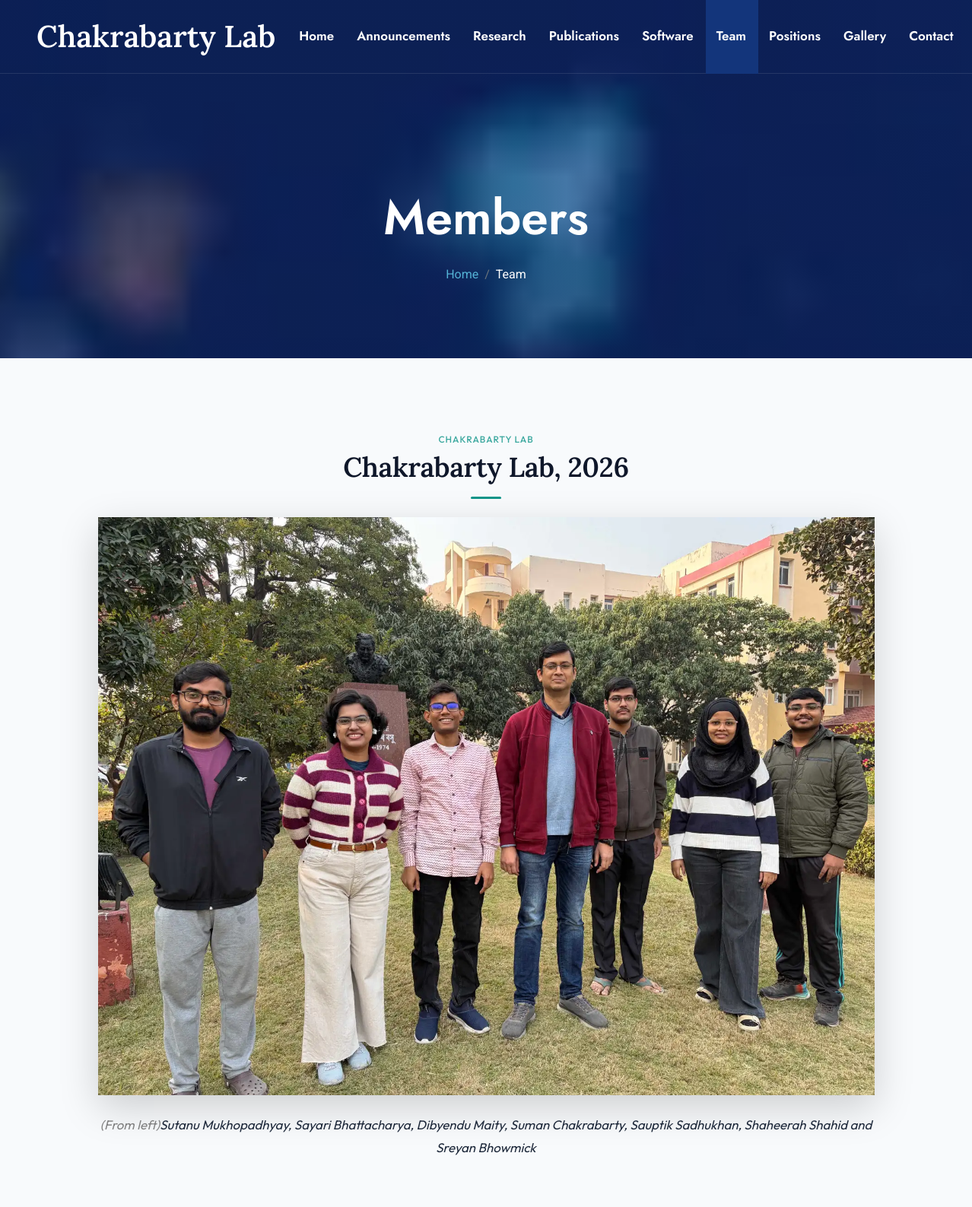
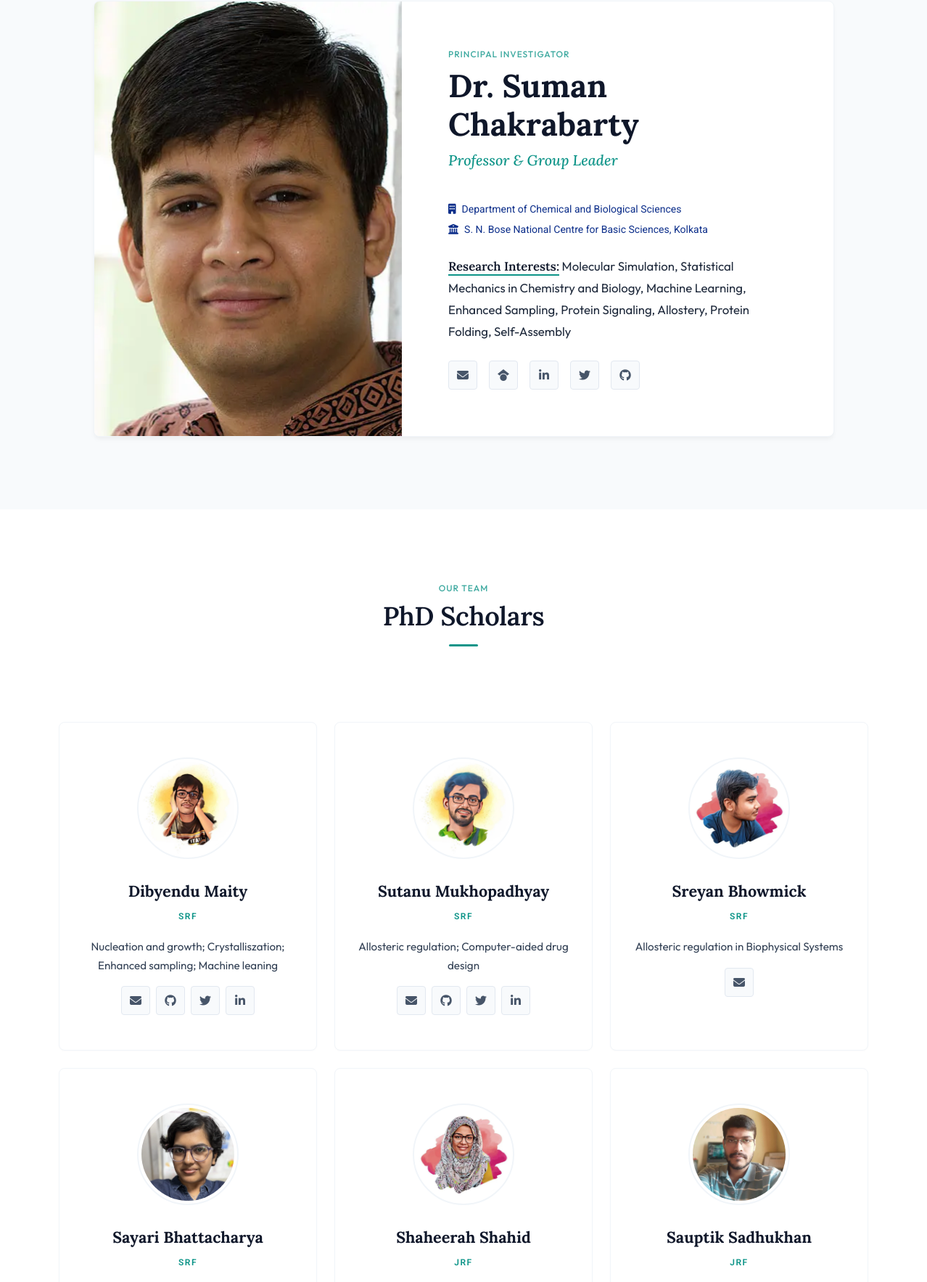
The app's page /team (upper part) with its own data (2 pictures, top to bottom).
### home/models.py (models this page shows, shortened)
class TeamPage(models.Model):
    lab_title = models.CharField(max_length=200, default="Chakrabarty Lab, 2024")
    group_image = models.ImageField(upload_to="images/", help_text="Upload the main group photo")
    group_caption = models.TextField(help_text="Caption map for the group photo (e.g. '(From left) Name1, Name2...')")
    pi_name = models.CharField(max_length=100, default="Dr. Suman Chakrabarty")
    pi_role = models.CharField(max_length=100, default="Professor & Group Leader")
    pi_image = models.ImageField(upload_to="images/", help_text="Upload PI's photo")
    pi_department = models.CharField(max_length=200, default="Department of Chemical and Biological Sciences")
    pi_department_url = models.URLField(blank=True, default="https://newweb.bose.res.in/departments/CBS/Faculty.jsp")
    pi_institute = models.CharField(max_length=200, default="S. N. Bose National Centre for Basic Sciences, Kolkata")
    pi_institute_url = models.URLField(blank=True, default="https://newweb.bose.res.in")
    research_interests = models.TextField(help_text="Comma separated list of interests or full text")
    email = models.EmailField(default="sumanc@bose.res.in")
    google_scholar = models.URLField(blank=True, verbose_name="Google Scholar URL")
    linkedin = models.URLField(blank=True, verbose_name="LinkedIn URL")
    twitter = models.URLField(blank=True, verbose_name="Twitter/X URL")
    github = models.URLField(blank=True, verbose_name="GitHub URL")
    class Meta:
        verbose_name = "Team Page Configuration"
        verbose_name_plural = "Team Page Configuration"

class PersonMixin(models.Model):
    name = models.CharField(max_length=100)
    image = models.ImageField(upload_to="images/")
    mail = models.EmailField(null=True, blank=True)
    github = models.URLField(null=True, blank=True)
    twitter = models.URLField(null=True, blank=True)
    linkedin = models.URLField(null=True, blank=True)
    my_order = models.PositiveIntegerField(default=0)
    class Meta:
        abstract = True
        ordering = ["my_order"]

class PHD(PersonMixin):
    desig = models.CharField(max_length=100)
    interest = models.TextField()
    subject = models.TextField()

### home/views.py (the view)
# urls.py: path("team", views.team, name="team"),
def team(request):
    phd = PHD.objects.all()
    postdoc = PostDoc.objects.all()
    project = Project.objects.all()
    alumni = Alumni.objects.all()
    project_alumni = ProjectAlumni.objects.all()
    team_page = TeamPage.objects.first()
    text = render(
        request,
        "home/team.html",
        {
            "phd": phd,
            "postdoc": postdoc,
            "project": project,
            "alumni": alumni,
            "project_alumni": project_alumni,
            "team_page": team_page,
        },
    )
    if sync:
        with open("team.html", "wb") as f:
            f.write(text.content)
    return text

### home/templates/home/team.html (shortened to what this page needs)
{% extends "home/base.html" %}
{% load static %}
{% block extra_css %}
    <link rel="stylesheet" href="https://use.fontawesome.com/releases/v6.5.0/css/all.css" />
    <link href="https://cdn.jsdelivr.net/npm/bootstrap-icons@1.4.1/font/bootstrap-icons.css" rel="stylesheet">
<link href="{% static 'css/style.css' %}" rel="stylesheet">
{% endblock %}
{% block content %}
    <div class="container-fluid bg-members">
        <div class="container text-center py-5" style="max-width: 900px;">
            <h3 class="text-white display-3 mb-4">Members</h1>
                <ol class="breadcrumb justify-content-center mb-0">
                    <li class="breadcrumb-item"><a href="{% url 'home' %}">Home</a></li>
                    <li class="breadcrumb-item active text-white">Team</li>
                </ol>
        </div>
    </div>
    {% if team_page %}
    <section class="section-padding bg-light-slate">
        <div class="container">
            <div class="row justify-content-center mb-5">
                <div class="col-lg-11 text-center">
                    <h2 class="section-subtitle">Chakrabarty Lab</h2>
                    <h1 class="section-title mb-4">{{ team_page.lab_title }}</h1>
                    <div class="group-image-card shadow-lg rounded-4 overflow-hidden mb-4">
                        <img src="{{ team_page.group_image.url }}" class="img-fluid w-100" alt="Group Photo" loading="lazy">
                    </div>
                    <div class="mt-3">
                        <p class="pi-bio text-center italic" style="font-style: italic;">
                            {{ team_page.group_caption|safe }}
                        </p>
                    </div>
                </div>
            </div>
            <div class="row justify-content-center">
                <div class="col-lg-11">
                    <div class="pi-section pi-card d-flex flex-column flex-lg-row">
                        <div class="pi-image-wrapper col-lg-5 p-0">
                            <img src="{{ team_page.pi_image.url }}" alt="{{ team_page.pi_name }}" loading="lazy">
                        </div>
                        <div class="pi-details col-lg-7 d-flex flex-column justify-content-center">
                            <span class="section-subtitle">Principal Investigator</span>
                            <h2 class="pi-name">{{ team_page.pi_name }}</h2>
                            <span class="pi-role">{{ team_page.pi_role }}</span>
                            <div class="affiliation-links mb-4">
                                <p class="mb-1">
                                    <a href="{{ team_page.pi_department_url }}" class="text-decoration-none text-slate-600 hover-teal small">
                                        <i class="fas fa-building me-2"></i>{{ team_page.pi_department }}
                                    </a>
                                </p>
                                <p class="mb-0">
                                    <a href="{{ team_page.pi_institute_url }}" class="text-decoration-none text-slate-600 hover-teal small">
                                        <i class="fas fa-university me-2"></i>{{ team_page.pi_institute }}
                                    </a>
                                </p>
                            </div>
                            <p class="pi-bio mb-4">
                                <span class="interest-mark">Research Interests:</span> {{ team_page.research_interests }}
                            </p>
                            <div class="pi-socials d-flex gap-3 mt-auto">
                                {% if team_page.email %}
                                <a href="mailto:{{ team_page.email }}" class="social-link" title="Email"><i class="fas fa-envelope"></i></a>
                                {% endif %}
                                {% if team_page.google_scholar %}
                                <a href="{{ team_page.google_scholar }}" class="social-link" target="_blank" title="Google Scholar"><i class="fa-brands fa-google-scholar"></i></a>
                                {% endif %}
                                {% if team_page.linkedin %}
                                <a href="{{ team_page.linkedin }}" class="social-link" target="_blank" title="LinkedIn"><i class="fab fa-linkedin-in"></i></a>
                                {% endif %}
                                {% if team_page.twitter %}
                                <a href="{{ team_page.twitter }}" class="social-link" target="_blank" title="X (Twitter)"><i class="fab fa-twitter"></i></a>
                                {% endif %}
                                {% if team_page.github %}
                                <a href="{{ team_page.github }}" class="social-link" target="_blank" title="GitHub"><i class="fab fa-github"></i></a>
                                {% endif %}
                            </div>
                        </div>
                    </div>
                </div>
            </div>
        </div>
    </section>
    {% endif %}
    <section class="section-padding">
        <div class="container">
            <div class="text-center mb-5">
                <span class="section-subtitle">Our Team</span>
                <h2 class="section-title">PhD Scholars</h2>
            </div>
            <div class="row g-4 justify-content-center">
                {% for x in phd %}
                <div class="col-lg-4 col-md-6">
                    <div class="member-card p-4 text-center">
                        <div class="member-img-wrapper">
                            <img src="{{ x.image.url }}" alt="{{ x.name }}" loading="lazy">
                        </div>
                        <h4 class="member-name">{{ x.name }}</h4>
                        <span class="member-role">{{ x.desig }}</span>
                        <p class="member-interest mb-3">{{ x.interest }}</p>
                        <div class="d-flex justify-content-center gap-2 mt-auto">
                            <a href="mailto:{{ x.mail }}" class="social-link" title="Email"><i class="fas fa-envelope"></i></a>
                            {% if x.github %}
                            <a href="{{ x.github }}" class="social-link" target="_blank" title="GitHub"><i class="fab fa-github"></i></a>
                            {% endif %}
                            {% if x.twitter %}
                            <a href="{{ x.twitter }}" class="social-link" target="_blank" title="X (Twitter)"><i class="fab fa-twitter"></i></a>
                            {% endif %}
                            {% if x.linkedin %}
                            <a href="{{ x.linkedin }}" class="social-link" target="_blank" title="LinkedIn"><i class="fab fa-linkedin-in"></i></a>
                            {% endif %}
                        </div>
                    </div>
                </div>
                {% endfor %}
            </div>
        </div>
    </section>
 {% endblock %}

### static/css/style.css (style rules this page uses)
.section-title { position: relative; display: inline-block; text-transform: uppercase; color: var(--bs-primary); }
.section-title::before { content: ""; width: 50px; position: absolute; top: 50%; right: 0; transform: translateY(-50%); margin-right: -50px; border: 1px solid var(--bs-primary) !important; }
.section-title::after { content: ""; width: 50px; position: absolute; top: 50%; left: 0; transform: translateY(-50%); margin-left: -50px; border: 1px solid var(--bs-primary) !important; }
.bg-members { background: linear-gradient(rgba(19, 53, 123, 0.5), rgba(19, 53, 123, 0.5)), url(../img/afpro.webp); background-position: center center; background-repeat: no-repeat; background-size: cover; background-attachment: fixed; padding: 200px 0 50px 0; }
.bg-members .breadcrumb-item a { color: #54b3d6 !important; }
a { color: #0c2e8a; text-decoration: none; }

### home/templates/home/team.html (style rules this page uses)
:root { --team-accent: #0d9488; --bs-secondary: #0f172a; --font-heading: 'Lora', serif; --font-body: 'Outfit', sans-serif; }
.section-padding { padding: 100px 0; }
.bg-light-slate { background-color: #f8fafc; }
.section-subtitle { font-family: var(--font-body); color: var(--team-accent); letter-spacing: 1px; font-weight: 500; text-transform: uppercase; font-size: 0.75rem; margin-bottom: 0.5rem; display: block; opacity: 0.8; }
.section-title { font-family: var(--font-heading); color: var(--bs-secondary); font-weight: 600; margin-bottom: 3.5rem; position: relative; padding-bottom: 20px; font-size: 2.25rem; letter-spacing: -0.01em; text-transform: none !important; }
.section-title::before { display: none !important; }
.section-title::after { content: ''; position: absolute; width: 40px; height: 3px; background: var(--team-accent); bottom: 0; left: 50%; transform: translateX(-50%); border-radius: 2px; border: none !important; top: auto !important; margin: 0 !important; }
.pi-section { background: #ffffff; border-radius: 8px; overflow: hidden; box-shadow: 0 4px 6px -1px rgba(0, 0, 0, 0.05); border: 1px solid #f1f5f9; }
.pi-image-wrapper img { width: 100%; height: 100%; object-fit: cover; transition: transform 0.6s cubic-bezier(0.16, 1, 0.3, 1); }
.pi-details { padding: 4rem; }
.pi-name { font-family: var(--font-heading); font-weight: 700; color: var(--bs-secondary); font-size: 2.75rem; margin-bottom: 0.5rem; }
.pi-role { color: var(--team-accent); font-weight: 500; font-size: 1.25rem; margin-bottom: 2.5rem; display: block; font-family: var(--font-heading); font-style: italic; }
.pi-bio { font-family: var(--font-body); font-size: 1.05rem; line-height: 1.8; color: #1e293b; }
.interest-mark { background: none; color: var(--bs-secondary); font-weight: 600; border-bottom: 2px solid var(--team-accent); font-family: var(--font-heading); }
.social-link { width: 40px; height: 40px; display: flex; align-items: center; justify-content: center; border-radius: 4px; background: #f8fafc; color: #475569; transition: all 0.2s ease; text-decoration: none; font-size: 1rem; border: 1px solid #e2e8f0; }
.member-card { border: 1px solid #f1f5f9; border-radius: 8px; overflow: hidden; background: #ffffff; box-shadow: 0 1px 3px rgba(0,0,0,0.02); transition: all 0.4s cubic-bezier(0.16, 1, 0.3, 1); height: 100%; padding: 3rem 2rem !important; }
.member-img-wrapper { width: 140px; height: 140px; border-radius: 50%; overflow: hidden; border: 2px solid #f1f5f9; padding: 4px; background: #fff; margin: 0 auto 2rem; }
.member-img-wrapper img { width: 100%; height: 100%; object-fit: cover; border-radius: 50%; }
.member-name { font-family: var(--font-heading); color: var(--bs-secondary); font-weight: 700; margin-bottom: 0.75rem; font-size: 1.35rem; }
.member-role { color: var(--team-accent); font-weight: 600; font-size: 0.75rem; text-transform: uppercase; letter-spacing: 1.5px; margin-bottom: 1.25rem; display: block; }
.member-interest { font-size: 0.95rem; color: #334155; line-height: 1.7; font-family: var(--font-body); }

### records on screen
TeamPage: lab_title "Chakrabarty Lab, 2026", group_image (picture), group_caption "(From left) Sutanu Mukhopadhyay, Sayari Bhattacharya, Dibyendu Maity, Suman Chakrabarty, Sauptik Sadhukhan, Shaheerah Shahid and Sreyan Bhowmick", pi_image (picture), pi_name "Dr. Suman Chakrabarty", pi_role "Professor & Group Leader", pi_department "Department of Chemical and Biological Sciences", pi_institute "S. N. Bose National Centre for Basic Sciences, Kolkata", research_interests "Molecular Simulation, Statistical Mechanics in Chemistry and Biology, Machine Learning, Enhanced Sampling, Protein Signaling, Allostery, Protein Folding, Self-Assembly"
PHD: image (picture), name "Dibyendu Maity", desig "SRF", interest "Nucleation and growth; Crystalliszation; Enhanced sampling; Machine leaning"
PHD: image (picture), name "Sutanu Mukhopadhyay", desig "SRF", interest "Allosteric regulation; Computer-aided drug design"
PHD: image (picture), name "Sreyan Bhowmick", desig "SRF", interest "Allosteric regulation in Biophysical Systems"
PHD: image (picture), name "Sayari Bhattacharya", desig "SRF"
PHD: image (picture), name "Shaheerah Shahid", desig "JRF"
PHD: image (picture), name "Sauptik Sadhukhan", desig "JRF"
